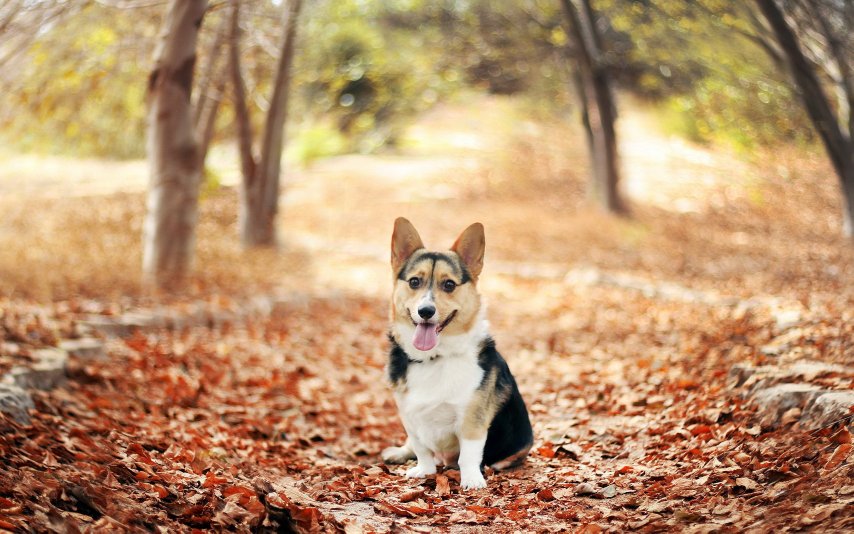
#> input picture deep-similarity-steps/dog.jpg, 2560 x 1600 px (shown at 1/3 size); its folder holds 2 pictures in this run
$ python 1_prepare_image_set.py deep-similarity-steps   (older library calls are emulated)
#> lines starting #> are read from the running program, lines starting #| are printed output that depends on the picture
### utils/imtools.py
"""
===========================================
Image tools
===========================================


"""

import os
import PIL.Image
import sys
sys.modules['Image'] = PIL.Image
from numpy import *


def get_imlist(path):
    """    Returns a list of filenames for
        all jpg images in a directory. """

    return [os.path.join(path,f) for f in os.listdir(path) if f.endswith('.jpg') or f.endswith('.gif') or f.endswith('.jpeg')]


# [44 lines left out: functions compute_average, convert_to_grayscale, imresize, histeq, not called in this run]

### 1_prepare_image_set.py
"""
===========================================
1. Prepare image set
===========================================
Make sure all image are same width and height (keep aspect ratio)

"""
import numpy as np
import sys
from PIL import Image
import sys
sys.path.append('utils')
import imtools
import os
import skimage
import logging

#logging.basicConfig(level=logging.INFO)

#TODO
#Error handling:
#File not found, directory not created
class prepareImages:
    def __init__(self, path, size=[200,200]):
        self.logger = logging.getLogger(__name__)
        self.path = sys.argv[1]
        self.im_list = imtools.get_imlist(path)
        self.size = size#200,200

    def imagePrep(self):
        self.logger.info('Start processing images...')

        for idx, im_name in enumerate(self.im_list):
            try:
                im = Image.open(im_name)
#> im is the input picture: PIL image 2560x1600 RGB; mean R, G, B 184.8, 147, 109.7
            except Exception as e:
                self.logger.error(e)
                continue
            im.thumbnail(self.size, Image.ANTIALIAS)
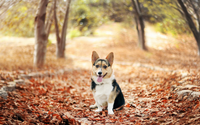
#> im: PIL image 200x125 RGB; mean R, G, B 184.8, 147, 109.7
            im_name_nospaces = im_name.replace(" ","")
            im.save(self.path+'_new/'+os.path.basename(im_name_nospaces))
            self.logger.debug("Processing image %s, %s out of %s ", im_name, idx, len(self.im_list))
#> pass 2 of the loop in imagePrep, `for idx, im_name in enumerate(self.im_list):`:
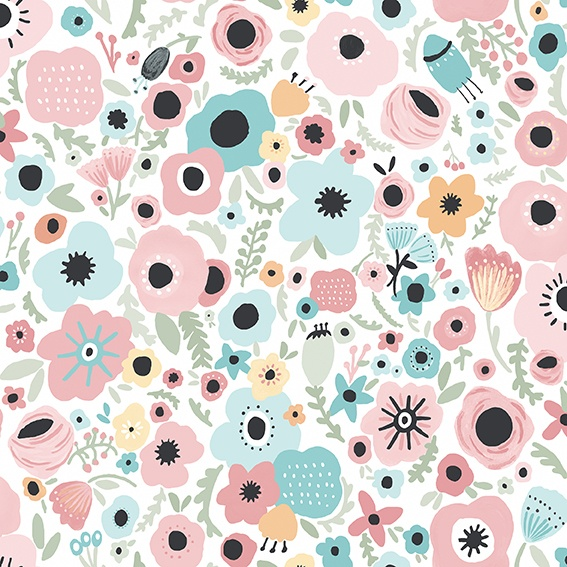
#> input picture deep-similarity-steps/wallpaper_a.jpg, 567 x 567 px
#> in imagePrep, im is the input picture: PIL image 567x567 RGB; mean R, G, B 219, 212.2, 209.2
#> in imagePrep, `im.thumbnail(self.size, Image.ANTIALIAS)`:
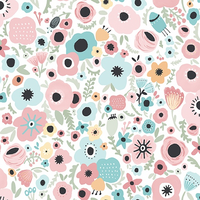
#> im: PIL image 200x200 RGB; mean R, G, B 218.7, 211.9, 208.9
        self.logger.info('Finished processing images')

if __name__ == '__main__':
    prepIm = prepareImages(sys.argv[1])
    prepIm.imagePrep()
